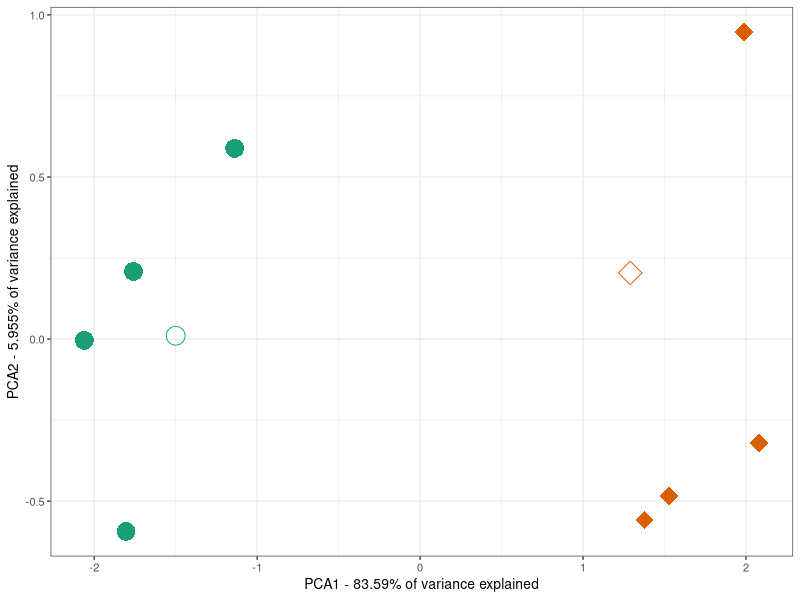

R code for this plot:
# LIBRARY IMPORTS
library(ggplot2)
library(Hmisc)
library(plyr)

# DATA HANDLING
cat <- read.csv("../Results/CategoryStructure.csv", head=TRUE)
cat$category <- factor(cat$category)
cat$cat_phase <- factor(paste(cat$phase,cat$category))

# COMPUTE PCA
cat.pca <- prcomp(cat[,3:12], retx=T)
# Replace previous values with PCA values
cat[,3:12] <- cat.pca$x

# PLOT
cat.plot <- ggplot(data=cat, aes(x=dim0, y=dim1, colour=category, shape=cat_phase)) +
  xlab("PCA1 - 83.59% of variance explained") +
  ylab("PCA2 - 5.955% of variance explained") +
  theme_bw(base_size = 10) +
  scale_colour_brewer(palette="Dark2", guide=F) +
  scale_shape_manual(values=c(21,23,16,18), guide=F) +
  geom_point(size=6)
ggsave("../Results/CategoryStructure.pdf", plot=cat.plot,
       width=3.5, height=3)
